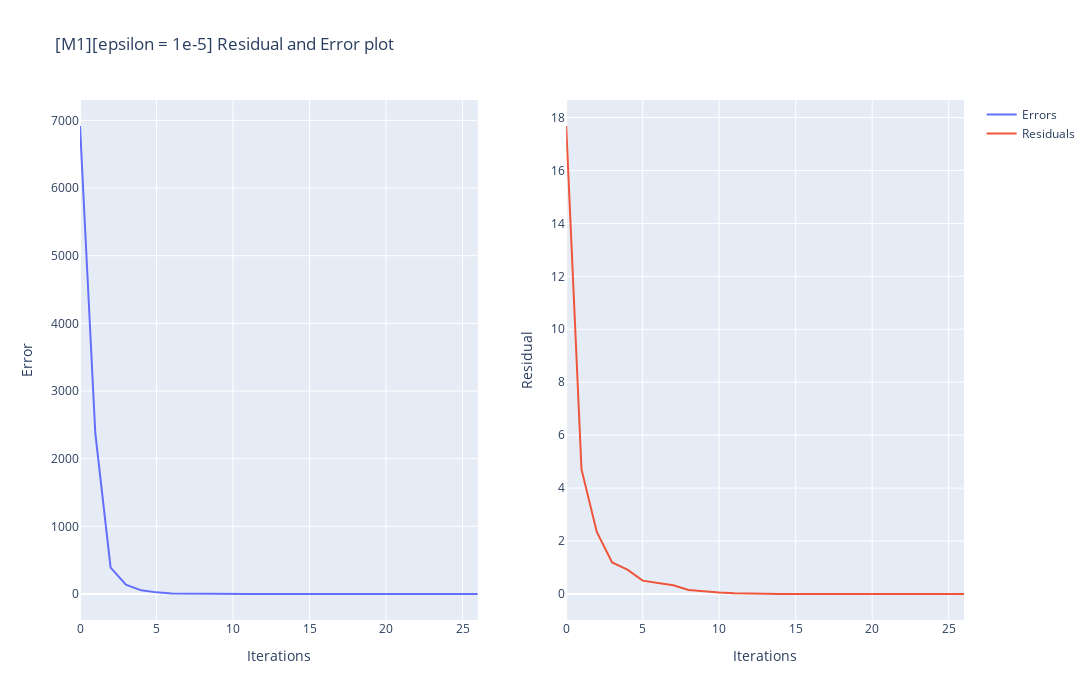

The code cell stored with this chart in its notebook:
### Code cell
fig = make_subplots(rows=1, cols=2, shared_xaxes=False)
fig.add_trace( go.Scatter(x=list(range(0,len(errors_m1))), y=errors_m1,name="Errors"),
    row=1, col=1)
fig.add_trace(
    go.Scatter(x=list(range(0,len(residual_m1))), y=residual_m1,name="Residuals"), row=1, col=2
)
fig.update_xaxes(title_text="Iterations", row=1, col=1)
fig.update_yaxes(title_text="Error", row=1, col=1)
fig.update_xaxes(title_text="Iterations", row=1, col=2)
fig.update_yaxes(title_text="Residual", row=1, col=2)
fig.update_layout(height=700, width=1800,title_text="[M1][epsilon = 1e-5] Residual and Error plot").show()

### Figure 1 — Plotly figure (JSON) as saved in the notebook; plotly's stock layout.template omitted (floating-point values rounded to 4 significant figures)
{"data": [{"name": "Errors", "type": "scatter", "x": [0, 1, 2, 3, 4, 5, 6, 7, 8, 9, 10, 11, 12, 13, 14, 15, 16, 17, 18, 19, 20, 21, 22, 23, 24, 25, 26], "xaxis": "x", "y": [6917.0, 2376.0, 389.6, 139.1, 54.09, 24.02, 8.33, 4.653, 3.111, 0.6237, 0.3029, 0.08651, 0.01714, 0.002966, 0.0007704, 0.0003316, 0.0001889, 0.000106, 4.072e-05, 9.999e-06, 4.167e-06, 1.115e-06, 2.765e-07, 6.115e-08, 2.106e-08, 1.133e-08, 6.248e-09], "yaxis": "y"}, {"name": "Residuals", "type": "scatter", "x": [0, 1, 2, 3, 4, 5, 6, 7, 8, 9, 10, 11, 12, 13, 14, 15, 16, 17, 18, 19, 20, 21, 22, 23, 24, 25, 26], "xaxis": "x2", "y": [17.68, 4.706, 2.347, 1.189, 0.9191, 0.5038, 0.4176, 0.3277, 0.1499, 0.09469, 0.0528, 0.02488, 0.01099, 0.004939, 0.003064, 0.002052, 0.001635, 0.001028, 0.0005694, 0.0003424, 0.0001876, 9.979e-05, 4.529e-05, 2.445e-05, 1.678e-05, 1.185e-05, 7.602e-06], "yaxis": "y2"}], "layout": {"height": 700, "title": {"text": "[M1][epsilon = 1e-5] Residual and Error plot"}, "width": 1800, "xaxis": {"anchor": "y", "domain": [0, 0.45], "title": {"text": "Iterations"}}, "xaxis2": {"anchor": "y2", "domain": [0.55, 1], "title": {"text": "Iterations"}}, "yaxis": {"anchor": "x", "domain": [0, 1], "title": {"text": "Error"}}, "yaxis2": {"anchor": "x2", "domain": [0, 1], "title": {"text": "Residual"}}}}
